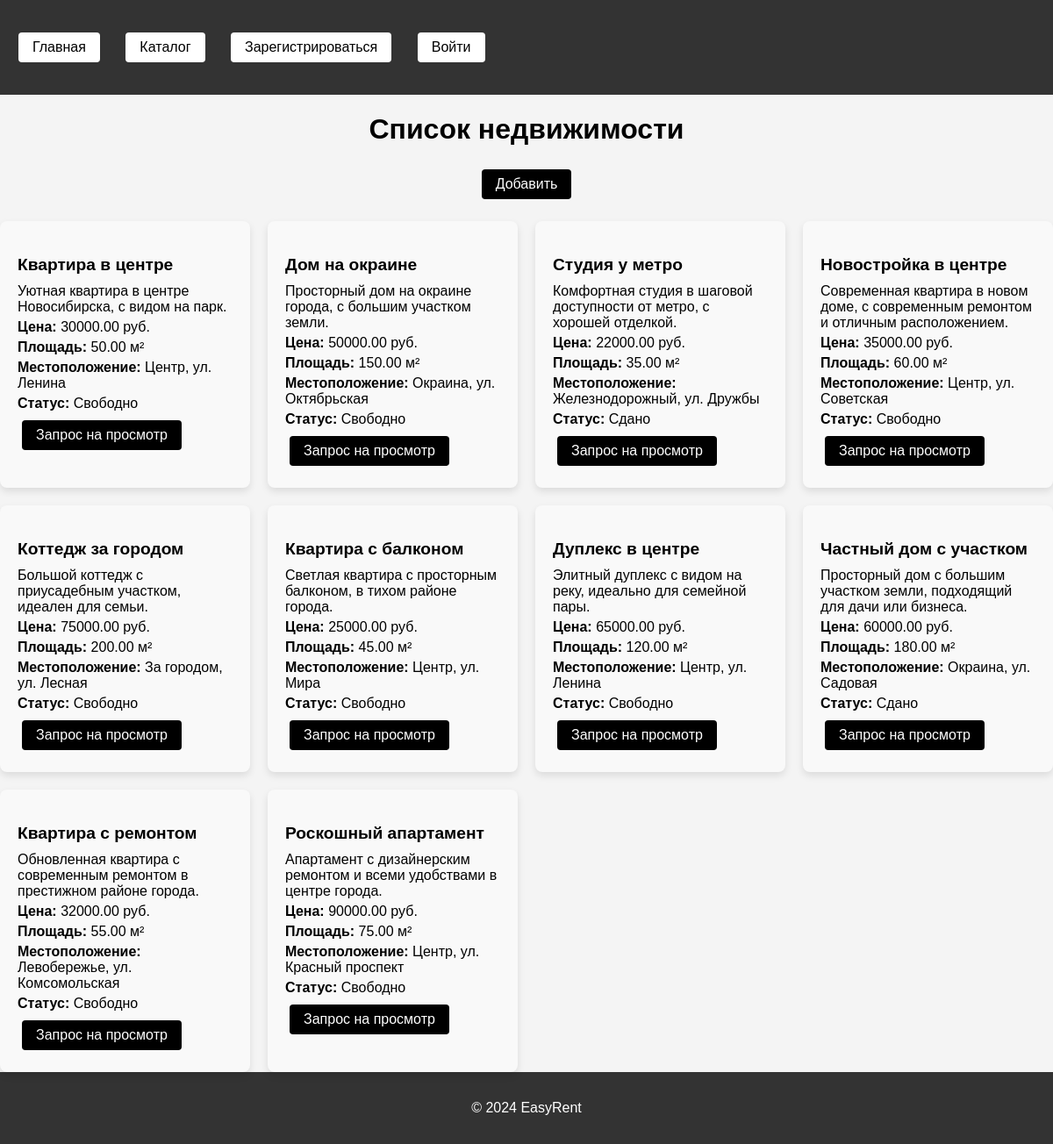
Page /properties/ on the committed database.
### core/models.py (models this page shows, shortened)
class Property(models.Model):
    PROPERTY_STATUS = [
        ('available', 'Свободно'),
        ('rented', 'Сдано'),
    ]
    title = models.CharField(max_length=100)
    description = models.TextField()
    area = models.DecimalField(max_digits=8, decimal_places=2)
    location = models.CharField(max_length=255)
    price = models.DecimalField(max_digits=10, decimal_places=2)
    status = models.CharField(max_length=10, choices=PROPERTY_STATUS, default='available')

### core/views.py (the view)
# urls.py: path('properties/', views.property_list, name='property_list'),
def property_list(request):
    properties = Property.objects.all()
    return render(request, 'core/property_list.html', {'properties': properties})

### core/templates/core/property_list.html
{% extends 'base.html' %}
{% block content %}
<div class="center-container-property-list">
    <h1>Список недвижимости</h1>
    {% if user.is_authenticated %}
        <p><a href="{% url 'core:property_create' %}" class="body-button">Добавить</a></p>
    {% else %}
        <p><a href="{% url 'core:login' %}" class="body-button">Добавить</a></p>
    {% endif %}
</div>
<div class="property-list">
    {% for property in properties %}
        <div class="property-card">
            <h3>{{ property.title }}</h3>
            <p>{{ property.description }}</p>
            <p><strong>Цена:</strong> {{ property.price }} руб.</p>
            <p><strong>Площадь:</strong> {{ property.area }} м²</p>
            <p><strong>Местоположение:</strong> {{ property.location }}</p>
            <p><strong>Статус:</strong> {{ property.get_status_display }}</p>
            {% if user.is_authenticated %}
                <a href="{% url 'core:viewing_request' property.id %}" class="body-button">Запрос на просмотр</a>
            {% else %}
                <a href="{% url 'core:login' %}" class="body-button">Запрос на просмотр</a>
            {% endif %}
        </div>
    {% endfor %}
</div>
{% endblock %}

### static/css/styles.css (style rules this page uses)
body { font-family: Arial, sans-serif; margin: 0; padding: 0; background-color: #f4f4f4; }
.body-button { display: inline-block; padding: 8px 16px; margin: 5px; color: white; background-color: black; border: none; border-radius: 4px; font-size: 16px; text-align: center; text-decoration: none; cursor: pointer; transition: background-color 0.3s, transform 0.3s; }
.center-container-property-list { text-align: center; margin-bottom: 20px; }
.property-list { display: grid; grid-template-columns: repeat(auto-fill, minmax(250px, 1fr)); gap: 20px; margin-top: 20px; }
.property-card { background-color: #f9f9f9; border-radius: 8px; padding: 20px; box-shadow: 0 4px 8px rgba(0, 0, 0, 0.1); transition: transform 0.3s ease, box-shadow 0.3s ease; }
.property-card h3 { margin-bottom: 10px; font-size: 1.2em; }
.property-card p { margin: 5px 0; }

### rows in the picture
Property: title "Квартира в центре", description "Уютная квартира в центре Новосибирска, с видом на парк.", price "30000.00", area "50.00", location "Центр, ул. Ленина", status "Свободно"
Property: title "Дом на окраине", description "Просторный дом на окраине города, с большим участком земли.", price "50000.00", area "150.00", location "Окраина, ул. Октябрьская", status "Свободно"
Property: title "Студия у метро", description "Комфортная студия в шаговой доступности от метро, с хорошей отделкой.", price "22000.00", area "35.00", location "Железнодорожный, ул. Дружбы", status "Сдано"
Property: title "Новостройка в центре", description "Современная квартира в новом доме, с современным ремонтом и отличным расположением.", price "35000.00", area "60.00", location "Центр, ул. Советская", status "Свободно"
Property: title "Коттедж за городом", description "Большой коттедж с приусадебным участком, идеален для семьи.", price "75000.00", area "200.00", location "За городом, ул. Лесная", status "Свободно"
Property: title "Квартира с балконом", description "Светлая квартира с просторным балконом, в тихом районе города.", price "25000.00", area "45.00", location "Центр, ул. Мира", status "Свободно"
Property: title "Дуплекс в центре", description "Элитный дуплекс с видом на реку, идеально для семейной пары.", price "65000.00", area "120.00", location "Центр, ул. Ленина", status "Свободно"
Property: title "Частный дом с участком", description "Просторный дом с большим участком земли, подходящий для дачи или бизнеса.", price "60000.00", area "180.00", location "Окраина, ул. Садовая", status "Сдано"
Property: title "Квартира с ремонтом", description "Обновленная квартира с современным ремонтом в престижном районе города.", price "32000.00", area "55.00", location "Левобережье, ул. Комсомольская", status "Свободно"
Property: title "Роскошный апартамент", description "Апартамент с дизайнерским ремонтом и всеми удобствами в центре города.", price "90000.00", area "75.00", location "Центр, ул. Красный проспект", status "Свободно"
